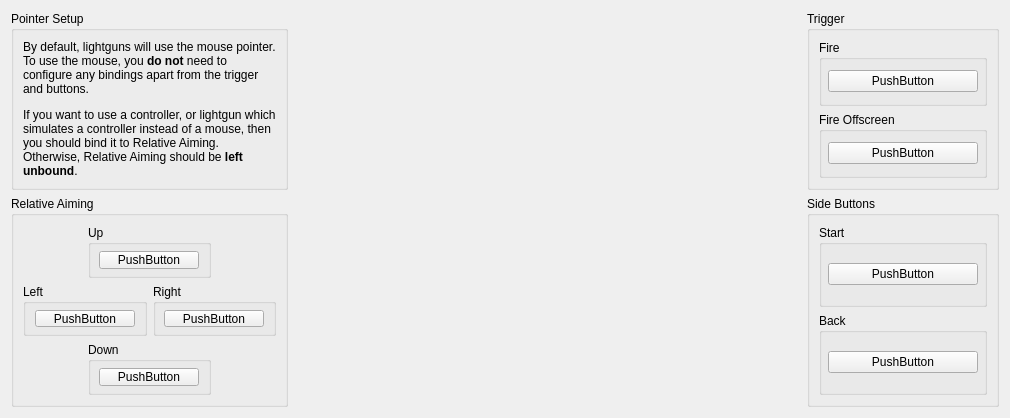
<?xml version="1.0" encoding="UTF-8"?>
<ui version="4.0">
 <class>ControllerBindingWidget_Justifier</class>
 <widget class="QWidget" name="ControllerBindingWidget_Justifier">
  <property name="geometry">
   <rect>
    <x>0</x>
    <y>0</y>
    <width>1010</width>
    <height>418</height>
   </rect>
  </property>
  <property name="sizePolicy">
   <sizepolicy hsizetype="MinimumExpanding" vsizetype="Preferred">
    <horstretch>0</horstretch>
    <verstretch>0</verstretch>
   </sizepolicy>
  </property>
  <property name="minimumSize">
   <size>
    <width>1000</width>
    <height>400</height>
   </size>
  </property>
  <layout class="QGridLayout" name="gridLayout_2">
   <item row="0" column="2">
    <widget class="QGroupBox" name="groupBox">
     <property name="title">
      <string>Trigger</string>
     </property>
     <layout class="QGridLayout" name="gridLayout_5">
      <item row="2" column="0" colspan="2">
       <widget class="QGroupBox" name="groupBox_5">
        <property name="title">
         <string>Fire Offscreen</string>
        </property>
        <layout class="QGridLayout" name="gridLayout_4">
         <property name="leftMargin">
          <number>6</number>
         </property>
         <property name="topMargin">
          <number>6</number>
         </property>
         <property name="rightMargin">
          <number>6</number>
         </property>
         <property name="bottomMargin">
          <number>6</number>
         </property>
         <item row="0" column="0">
          <widget class="InputBindingWidget" name="ShootOffscreen">
           <property name="minimumSize">
            <size>
             <width>150</width>
             <height>0</height>
            </size>
           </property>
           <property name="maximumSize">
            <size>
             <width>150</width>
             <height>16777215</height>
            </size>
           </property>
           <property name="text">
            <string>PushButton</string>
           </property>
          </widget>
         </item>
        </layout>
       </widget>
      </item>
      <item row="0" column="0" colspan="2">
       <widget class="QGroupBox" name="groupBox_2">
        <property name="title">
         <string>Fire</string>
        </property>
        <layout class="QGridLayout" name="gridLayout">
         <property name="leftMargin">
          <number>6</number>
         </property>
         <property name="topMargin">
          <number>6</number>
         </property>
         <property name="rightMargin">
          <number>6</number>
         </property>
         <property name="bottomMargin">
          <number>6</number>
         </property>
         <item row="0" column="0">
          <widget class="InputBindingWidget" name="Trigger">
           <property name="minimumSize">
            <size>
             <width>150</width>
             <height>0</height>
            </size>
           </property>
           <property name="maximumSize">
            <size>
             <width>150</width>
             <height>16777215</height>
            </size>
           </property>
           <property name="text">
            <string>PushButton</string>
           </property>
          </widget>
         </item>
        </layout>
       </widget>
      </item>
     </layout>
    </widget>
   </item>
   <item row="2" column="0" colspan="3">
    <spacer name="verticalSpacer">
     <property name="orientation">
      <enum>Qt::Orientation::Vertical</enum>
     </property>
     <property name="sizeHint" stdset="0">
      <size>
       <width>20</width>
       <height>40</height>
      </size>
     </property>
    </spacer>
   </item>
   <item row="1" column="2">
    <widget class="QGroupBox" name="groupBox_16">
     <property name="title">
      <string>Side Buttons</string>
     </property>
     <layout class="QGridLayout" name="gridLayout_16">
      <item row="2" column="0" colspan="2">
       <widget class="QGroupBox" name="groupBox_17">
        <property name="title">
         <string>Back</string>
        </property>
        <layout class="QGridLayout" name="gridLayout_17">
         <property name="leftMargin">
          <number>6</number>
         </property>
         <property name="topMargin">
          <number>6</number>
         </property>
         <property name="rightMargin">
          <number>6</number>
         </property>
         <property name="bottomMargin">
          <number>6</number>
         </property>
         <item row="0" column="0">
          <widget class="InputBindingWidget" name="Back">
           <property name="minimumSize">
            <size>
             <width>150</width>
             <height>0</height>
            </size>
           </property>
           <property name="maximumSize">
            <size>
             <width>150</width>
             <height>16777215</height>
            </size>
           </property>
           <property name="text">
            <string>PushButton</string>
           </property>
          </widget>
         </item>
        </layout>
       </widget>
      </item>
      <item row="0" column="0" colspan="2">
       <widget class="QGroupBox" name="groupBox_19">
        <property name="title">
         <string>Start</string>
        </property>
        <layout class="QGridLayout" name="gridLayout_19">
         <property name="leftMargin">
          <number>6</number>
         </property>
         <property name="topMargin">
          <number>6</number>
         </property>
         <property name="rightMargin">
          <number>6</number>
         </property>
         <property name="bottomMargin">
          <number>6</number>
         </property>
         <item row="0" column="0">
          <widget class="InputBindingWidget" name="Start">
           <property name="minimumSize">
            <size>
             <width>150</width>
             <height>0</height>
            </size>
           </property>
           <property name="maximumSize">
            <size>
             <width>150</width>
             <height>16777215</height>
            </size>
           </property>
           <property name="text">
            <string>PushButton</string>
           </property>
          </widget>
         </item>
        </layout>
       </widget>
      </item>
     </layout>
    </widget>
   </item>
   <item row="1" column="0">
    <widget class="QGroupBox" name="groupBox_10">
     <property name="title">
      <string extracomment="Try to use Sony's official terminology for this. A good place to start would be in the console or the DualShock 2's manual. If this element was officially translated to your language by Sony in later DualShocks, you may use that term.">Relative Aiming</string>
     </property>
     <layout class="QGridLayout" name="gridLayout_11">
      <item row="3" column="1" colspan="2">
       <widget class="QGroupBox" name="groupBox_11">
        <property name="title">
         <string>Down</string>
        </property>
        <layout class="QGridLayout" name="gridLayout_12">
         <property name="leftMargin">
          <number>6</number>
         </property>
         <property name="topMargin">
          <number>6</number>
         </property>
         <property name="rightMargin">
          <number>6</number>
         </property>
         <property name="bottomMargin">
          <number>6</number>
         </property>
         <item row="0" column="0">
          <widget class="InputBindingWidget" name="RelativeDown">
           <property name="minimumSize">
            <size>
             <width>100</width>
             <height>0</height>
            </size>
           </property>
           <property name="maximumSize">
            <size>
             <width>100</width>
             <height>16777215</height>
            </size>
           </property>
           <property name="text">
            <string notr="true">PushButton</string>
           </property>
          </widget>
         </item>
        </layout>
       </widget>
      </item>
      <item row="2" column="0" colspan="2">
       <widget class="QGroupBox" name="groupBox_12">
        <property name="title">
         <string>Left</string>
        </property>
        <layout class="QGridLayout" name="gridLayout_13">
         <property name="leftMargin">
          <number>6</number>
         </property>
         <property name="topMargin">
          <number>6</number>
         </property>
         <property name="rightMargin">
          <number>6</number>
         </property>
         <property name="bottomMargin">
          <number>6</number>
         </property>
         <item row="0" column="0">
          <widget class="InputBindingWidget" name="RelativeLeft">
           <property name="minimumSize">
            <size>
             <width>100</width>
             <height>0</height>
            </size>
           </property>
           <property name="maximumSize">
            <size>
             <width>100</width>
             <height>16777215</height>
            </size>
           </property>
           <property name="text">
            <string notr="true">PushButton</string>
           </property>
          </widget>
         </item>
        </layout>
       </widget>
      </item>
      <item row="0" column="1" colspan="2">
       <widget class="QGroupBox" name="groupBox_13">
        <property name="title">
         <string>Up</string>
        </property>
        <layout class="QGridLayout" name="gridLayout_14">
         <property name="leftMargin">
          <number>6</number>
         </property>
         <property name="topMargin">
          <number>6</number>
         </property>
         <property name="rightMargin">
          <number>6</number>
         </property>
         <property name="bottomMargin">
          <number>6</number>
         </property>
         <item row="0" column="0">
          <widget class="InputBindingWidget" name="RelativeUp">
           <property name="minimumSize">
            <size>
             <width>100</width>
             <height>0</height>
            </size>
           </property>
           <property name="maximumSize">
            <size>
             <width>100</width>
             <height>16777215</height>
            </size>
           </property>
           <property name="text">
            <string notr="true">PushButton</string>
           </property>
          </widget>
         </item>
        </layout>
       </widget>
      </item>
      <item row="2" column="2" colspan="2">
       <widget class="QGroupBox" name="groupBox_14">
        <property name="title">
         <string>Right</string>
        </property>
        <layout class="QGridLayout" name="gridLayout_15">
         <property name="leftMargin">
          <number>6</number>
         </property>
         <property name="topMargin">
          <number>6</number>
         </property>
         <property name="rightMargin">
          <number>6</number>
         </property>
         <property name="bottomMargin">
          <number>6</number>
         </property>
         <item row="0" column="0">
          <widget class="InputBindingWidget" name="RelativeRight">
           <property name="minimumSize">
            <size>
             <width>100</width>
             <height>0</height>
            </size>
           </property>
           <property name="maximumSize">
            <size>
             <width>100</width>
             <height>16777215</height>
            </size>
           </property>
           <property name="text">
            <string notr="true">PushButton</string>
           </property>
          </widget>
         </item>
        </layout>
       </widget>
      </item>
     </layout>
    </widget>
   </item>
   <item row="0" column="1" rowspan="2">
    <layout class="QGridLayout" name="gridLayout_3">
     <item row="2" column="1">
      <spacer name="verticalSpacer_3">
       <property name="orientation">
        <enum>Qt::Orientation::Vertical</enum>
       </property>
       <property name="sizeHint" stdset="0">
        <size>
         <width>20</width>
         <height>40</height>
        </size>
       </property>
      </spacer>
     </item>
     <item row="0" column="1">
      <spacer name="verticalSpacer_2">
       <property name="orientation">
        <enum>Qt::Orientation::Vertical</enum>
       </property>
       <property name="sizeHint" stdset="0">
        <size>
         <width>20</width>
         <height>40</height>
        </size>
       </property>
      </spacer>
     </item>
     <item row="1" column="0">
      <spacer name="horizontalSpacer">
       <property name="orientation">
        <enum>Qt::Orientation::Horizontal</enum>
       </property>
       <property name="sizeHint" stdset="0">
        <size>
         <width>40</width>
         <height>20</height>
        </size>
       </property>
      </spacer>
     </item>
     <item row="1" column="1">
      <widget class="QLabel" name="label_3">
       <property name="sizePolicy">
        <sizepolicy hsizetype="Fixed" vsizetype="Fixed">
         <horstretch>0</horstretch>
         <verstretch>0</verstretch>
        </sizepolicy>
       </property>
       <property name="maximumSize">
        <size>
         <width>400</width>
         <height>266</height>
        </size>
       </property>
       <property name="text">
        <string/>
       </property>
       <property name="pixmap">
        <pixmap resource="resources/resources.qrc">:/controllers/justifier.svg</pixmap>
       </property>
       <property name="scaledContents">
        <bool>true</bool>
       </property>
      </widget>
     </item>
     <item row="1" column="2">
      <spacer name="horizontalSpacer_2">
       <property name="orientation">
        <enum>Qt::Orientation::Horizontal</enum>
       </property>
       <property name="sizeHint" stdset="0">
        <size>
         <width>40</width>
         <height>20</height>
        </size>
       </property>
      </spacer>
     </item>
    </layout>
   </item>
   <item row="0" column="0">
    <widget class="QGroupBox" name="groupBox_15">
     <property name="title">
      <string>Pointer Setup</string>
     </property>
     <layout class="QVBoxLayout" name="verticalLayout">
      <item>
       <widget class="QLabel" name="label_2">
        <property name="text">
         <string>&lt;p&gt;By default, lightguns will use the mouse pointer. To use the mouse, you &lt;strong&gt;do not&lt;/strong&gt; need to configure any bindings apart from the trigger and buttons.&lt;/p&gt;

&lt;p&gt;If you want to use a controller, or lightgun which simulates a controller instead of a mouse, then you should bind it to Relative Aiming. Otherwise, Relative Aiming should be &lt;strong&gt;left unbound&lt;/strong&gt;.&lt;/p&gt;</string>
        </property>
        <property name="alignment">
         <set>Qt::AlignmentFlag::AlignLeading|Qt::AlignmentFlag::AlignLeft|Qt::AlignmentFlag::AlignTop</set>
        </property>
        <property name="wordWrap">
         <bool>true</bool>
        </property>
       </widget>
      </item>
     </layout>
    </widget>
   </item>
  </layout>
 </widget>
 <customwidgets>
  <customwidget>
   <class>InputBindingWidget</class>
   <extends>QPushButton</extends>
   <header>inputbindingwidgets.h</header>
  </customwidget>
 </customwidgets>
 <resources>
  <include location="resources/resources.qrc"/>
 </resources>
 <connections/>
</ui>
